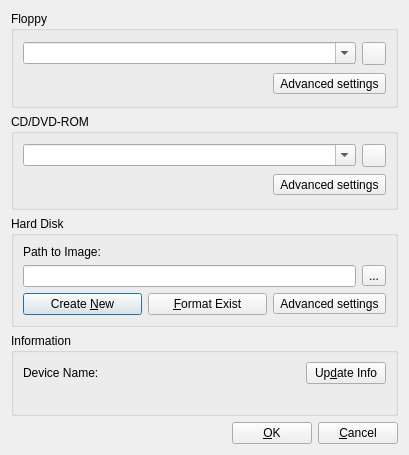
<?xml version="1.0" encoding="UTF-8"?>
<ui version="4.0">
 <author>Andrey Rijov</author>
 <class>Properties_Window</class>
 <widget class="QDialog" name="Properties_Window">
  <property name="windowModality">
   <enum>Qt::WindowModal</enum>
  </property>
  <property name="geometry">
   <rect>
    <x>0</x>
    <y>0</y>
    <width>409</width>
    <height>455</height>
   </rect>
  </property>
  <property name="windowTitle">
   <string>Properties</string>
  </property>
  <property name="windowIcon">
   <iconset resource="images.qrc">
    <normaloff>:/edit.png</normaloff>:/edit.png</iconset>
  </property>
  <layout class="QVBoxLayout" name="verticalLayout">
   <item>
    <widget class="QGroupBox" name="GB_Floppy">
     <property name="sizePolicy">
      <sizepolicy hsizetype="Preferred" vsizetype="Minimum">
       <horstretch>0</horstretch>
       <verstretch>0</verstretch>
      </sizepolicy>
     </property>
     <property name="title">
      <string>Floppy</string>
     </property>
     <layout class="QGridLayout" name="gridLayout_3">
      <item row="0" column="0" colspan="2">
       <layout class="QHBoxLayout" name="horizontalLayout_4">
        <item>
         <widget class="QComboBox" name="CB_FD_Devices">
          <property name="editable">
           <bool>true</bool>
          </property>
         </widget>
        </item>
        <item>
         <widget class="QToolButton" name="TB_FD_Image_Browse">
          <property name="toolTip">
           <string>Browse</string>
          </property>
          <property name="text">
           <string/>
          </property>
          <property name="icon">
           <iconset resource="images.qrc">
            <normaloff>:/open-file.png</normaloff>:/open-file.png</iconset>
          </property>
          <property name="toolButtonStyle">
           <enum>Qt::ToolButtonTextBesideIcon</enum>
          </property>
         </widget>
        </item>
       </layout>
      </item>
      <item row="1" column="0">
       <spacer name="horizontalSpacer">
        <property name="orientation">
         <enum>Qt::Horizontal</enum>
        </property>
        <property name="sizeHint" stdset="0">
         <size>
          <width>114</width>
          <height>20</height>
         </size>
        </property>
       </spacer>
      </item>
      <item row="1" column="1">
       <widget class="QToolButton" name="TB_FD_Advanced_Settings">
        <property name="text">
         <string>Advanced settings</string>
        </property>
        <property name="icon">
         <iconset resource="images.qrc">
          <normaloff>:/configure.png</normaloff>:/configure.png</iconset>
        </property>
        <property name="toolButtonStyle">
         <enum>Qt::ToolButtonTextBesideIcon</enum>
        </property>
       </widget>
      </item>
     </layout>
    </widget>
   </item>
   <item>
    <widget class="QGroupBox" name="GB_CDROM">
     <property name="sizePolicy">
      <sizepolicy hsizetype="Preferred" vsizetype="Minimum">
       <horstretch>0</horstretch>
       <verstretch>0</verstretch>
      </sizepolicy>
     </property>
     <property name="title">
      <string>CD/DVD-ROM</string>
     </property>
     <layout class="QGridLayout" name="gridLayout_4">
      <item row="0" column="0" colspan="2">
       <layout class="QHBoxLayout" name="horizontalLayout_3">
        <item>
         <widget class="QComboBox" name="CB_CDROM_Devices">
          <property name="editable">
           <bool>true</bool>
          </property>
         </widget>
        </item>
        <item>
         <widget class="QToolButton" name="TB_CDROM_Image_Browse">
          <property name="toolTip">
           <string>Browse</string>
          </property>
          <property name="text">
           <string/>
          </property>
          <property name="icon">
           <iconset resource="images.qrc">
            <normaloff>:/open-file.png</normaloff>:/open-file.png</iconset>
          </property>
          <property name="toolButtonStyle">
           <enum>Qt::ToolButtonTextBesideIcon</enum>
          </property>
         </widget>
        </item>
       </layout>
      </item>
      <item row="1" column="0">
       <spacer name="horizontalSpacer_2">
        <property name="orientation">
         <enum>Qt::Horizontal</enum>
        </property>
        <property name="sizeHint" stdset="0">
         <size>
          <width>114</width>
          <height>20</height>
         </size>
        </property>
       </spacer>
      </item>
      <item row="1" column="1">
       <widget class="QToolButton" name="TB_CDROM_Advanced_Settings">
        <property name="text">
         <string>Advanced settings</string>
        </property>
        <property name="icon">
         <iconset resource="images.qrc">
          <normaloff>:/configure.png</normaloff>:/configure.png</iconset>
        </property>
        <property name="toolButtonStyle">
         <enum>Qt::ToolButtonTextBesideIcon</enum>
        </property>
       </widget>
      </item>
     </layout>
    </widget>
   </item>
   <item>
    <widget class="QGroupBox" name="GB_HDD">
     <property name="sizePolicy">
      <sizepolicy hsizetype="Preferred" vsizetype="Minimum">
       <horstretch>0</horstretch>
       <verstretch>0</verstretch>
      </sizepolicy>
     </property>
     <property name="title">
      <string>Hard Disk</string>
     </property>
     <layout class="QGridLayout" name="gridLayout_2">
      <item row="0" column="0">
       <widget class="QLabel" name="Label_HDD_Path_to_Image">
        <property name="text">
         <string>Path to Image:</string>
        </property>
       </widget>
      </item>
      <item row="1" column="0" colspan="3">
       <layout class="QHBoxLayout" name="horizontalLayout_2">
        <item>
         <widget class="QLineEdit" name="Edit_HDD_Image_Path"/>
        </item>
        <item>
         <widget class="QToolButton" name="TB_HDD_Image_Browse">
          <property name="toolTip">
           <string>Browse</string>
          </property>
          <property name="text">
           <string>...</string>
          </property>
          <property name="icon">
           <iconset resource="images.qrc">
            <normaloff>:/open-file.png</normaloff>:/open-file.png</iconset>
          </property>
         </widget>
        </item>
       </layout>
      </item>
      <item row="2" column="0">
       <widget class="QPushButton" name="Button_HDD_New">
        <property name="text">
         <string>Create &amp;New</string>
        </property>
        <property name="icon">
         <iconset resource="images.qrc">
          <normaloff>:/add.png</normaloff>:/add.png</iconset>
        </property>
       </widget>
      </item>
      <item row="2" column="1">
       <widget class="QPushButton" name="Button_HDD_Format">
        <property name="text">
         <string>&amp;Format Exist</string>
        </property>
        <property name="icon">
         <iconset resource="images.qrc">
          <normaloff>:/eraser.png</normaloff>:/eraser.png</iconset>
        </property>
       </widget>
      </item>
      <item row="2" column="2">
       <widget class="QToolButton" name="TB_HDD_Advanced_Settings">
        <property name="text">
         <string>Advanced settings</string>
        </property>
        <property name="icon">
         <iconset resource="images.qrc">
          <normaloff>:/configure.png</normaloff>:/configure.png</iconset>
        </property>
        <property name="toolButtonStyle">
         <enum>Qt::ToolButtonTextBesideIcon</enum>
        </property>
       </widget>
      </item>
     </layout>
    </widget>
   </item>
   <item>
    <widget class="QGroupBox" name="GB_Info">
     <property name="sizePolicy">
      <sizepolicy hsizetype="Preferred" vsizetype="Maximum">
       <horstretch>0</horstretch>
       <verstretch>0</verstretch>
      </sizepolicy>
     </property>
     <property name="title">
      <string>Information</string>
     </property>
     <layout class="QGridLayout" name="gridLayout">
      <item row="0" column="0">
       <widget class="QLabel" name="Label_Name">
        <property name="sizePolicy">
         <sizepolicy hsizetype="Minimum" vsizetype="Preferred">
          <horstretch>0</horstretch>
          <verstretch>0</verstretch>
         </sizepolicy>
        </property>
        <property name="text">
         <string>Device Name: </string>
        </property>
       </widget>
      </item>
      <item row="0" column="1">
       <widget class="QPushButton" name="Button_Update_Info">
        <property name="sizePolicy">
         <sizepolicy hsizetype="Maximum" vsizetype="Fixed">
          <horstretch>0</horstretch>
          <verstretch>0</verstretch>
         </sizepolicy>
        </property>
        <property name="text">
         <string>Up&amp;date Info</string>
        </property>
        <property name="icon">
         <iconset resource="images.qrc">
          <normaloff>:/update.png</normaloff>:/update.png</iconset>
        </property>
       </widget>
      </item>
      <item row="1" column="0" colspan="2">
       <widget class="QLabel" name="Label_Info">
        <property name="text">
         <string/>
        </property>
        <property name="textInteractionFlags">
         <set>Qt::TextSelectableByMouse</set>
        </property>
       </widget>
      </item>
     </layout>
    </widget>
   </item>
   <item>
    <layout class="QHBoxLayout" name="horizontalLayout">
     <item>
      <spacer>
       <property name="orientation">
        <enum>Qt::Horizontal</enum>
       </property>
       <property name="sizeHint" stdset="0">
        <size>
         <width>40</width>
         <height>20</height>
        </size>
       </property>
      </spacer>
     </item>
     <item>
      <widget class="QPushButton" name="Button_OK">
       <property name="text">
        <string>&amp;OK</string>
       </property>
       <property name="icon">
        <iconset resource="images.qrc">
         <normaloff>:/ok.png</normaloff>:/ok.png</iconset>
       </property>
      </widget>
     </item>
     <item>
      <widget class="QPushButton" name="Button_Cancel">
       <property name="text">
        <string>&amp;Cancel</string>
       </property>
       <property name="icon">
        <iconset resource="images.qrc">
         <normaloff>:/cancel.png</normaloff>:/cancel.png</iconset>
       </property>
      </widget>
     </item>
    </layout>
   </item>
  </layout>
 </widget>
 <tabstops>
  <tabstop>CB_FD_Devices</tabstop>
  <tabstop>TB_FD_Advanced_Settings</tabstop>
  <tabstop>TB_FD_Image_Browse</tabstop>
  <tabstop>CB_CDROM_Devices</tabstop>
  <tabstop>TB_CDROM_Advanced_Settings</tabstop>
  <tabstop>TB_CDROM_Image_Browse</tabstop>
  <tabstop>Edit_HDD_Image_Path</tabstop>
  <tabstop>TB_HDD_Image_Browse</tabstop>
  <tabstop>Button_HDD_New</tabstop>
  <tabstop>Button_HDD_Format</tabstop>
  <tabstop>TB_HDD_Advanced_Settings</tabstop>
  <tabstop>Button_Update_Info</tabstop>
  <tabstop>Button_OK</tabstop>
  <tabstop>Button_Cancel</tabstop>
 </tabstops>
 <resources>
  <include location="images.qrc"/>
 </resources>
 <connections>
  <connection>
   <sender>Button_Cancel</sender>
   <signal>clicked()</signal>
   <receiver>Properties_Window</receiver>
   <slot>reject()</slot>
   <hints>
    <hint type="sourcelabel">
     <x>384</x>
     <y>429</y>
    </hint>
    <hint type="destinationlabel">
     <x>407</x>
     <y>402</y>
    </hint>
   </hints>
  </connection>
 </connections>
</ui>
